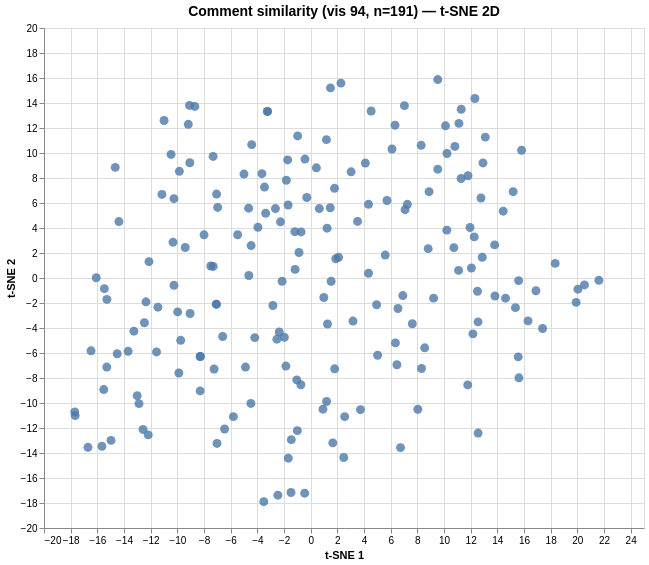

Write the Vega-Lite specification saved for this chart.
### Vega specification from a JSON file in a GitHub repository (floating-point values rounded to 4 significant figures; data arrays with more than 128 entries replaced by an {"elided": "..."} marker saying what was removed)
{"$schema": "https://vega.github.io/schema/vega/v6.json", "data": [{"name": "param_1e9efca18e7a2868_store"}, {"name": "source_0", "values": {"elided": "191 records"}}, {"name": "source_0_x_domain_dim_1", "values": [{"min": -17.7, "max": 21.62}]}, {"name": "source_0_y_domain_dim_2", "values": [{"min": -17.89, "max": 15.87}]}], "signals": [{"name": "unit", "value": {}, "on": [{"events": "pointermove", "update": "isTuple(group()) ? group() : unit"}]}, {"name": "param_1e9efca18e7a2868", "update": "vlSelectionResolve(\"param_1e9efca18e7a2868_store\", \"union\")"}, {"name": "param_1e9efca18e7a2868_dim_1", "on": [{"events": [{"source": "view", "type": "dblclick"}], "update": "null"}, {"events": {"signal": "param_1e9efca18e7a2868_translate_delta"}, "update": "panLinear(param_1e9efca18e7a2868_translate_anchor.extent_x, -param_1e9efca18e7a2868_translate_delta.x / width)"}, {"events": {"signal": "param_1e9efca18e7a2868_zoom_delta"}, "update": "zoomLinear(domain(\"x\"), param_1e9efca18e7a2868_zoom_anchor.x, param_1e9efca18e7a2868_zoom_delta)"}]}, {"name": "param_1e9efca18e7a2868_dim_2", "on": [{"events": [{"source": "view", "type": "dblclick"}], "update": "null"}, {"events": {"signal": "param_1e9efca18e7a2868_translate_delta"}, "update": "panLinear(param_1e9efca18e7a2868_translate_anchor.extent_y, param_1e9efca18e7a2868_translate_delta.y / height)"}, {"events": {"signal": "param_1e9efca18e7a2868_zoom_delta"}, "update": "zoomLinear(domain(\"y\"), param_1e9efca18e7a2868_zoom_anchor.y, param_1e9efca18e7a2868_zoom_delta)"}]}, {"name": "param_1e9efca18e7a2868_tuple", "on": [{"events": [{"signal": "param_1e9efca18e7a2868_dim_1 || param_1e9efca18e7a2868_dim_2"}], "update": "param_1e9efca18e7a2868_dim_1 && param_1e9efca18e7a2868_dim_2 ? {unit: \"\", fields: param_1e9efca18e7a2868_tuple_fields, values: [param_1e9efca18e7a2868_dim_1,param_1e9efca18e7a2868_dim_2]} : null"}]}, {"name": "param_1e9efca18e7a2868_tuple_fields", "value": [{"field": "dim_1", "channel": "x", "type": "R"}, {"field": "dim_2", "channel": "y", "type": "R"}]}, {"name": "param_1e9efca18e7a2868_translate_anchor", "value": {}, "on": [{"events": [{"source": "scope", "type": "pointerdown"}], "update": "{x: x(unit), y: y(unit), extent_x: domain(\"x\"), extent_y: domain(\"y\")}"}]}, {"name": "param_1e9efca18e7a2868_translate_delta", "value": {}, "on": [{"events": [{"source": "window", "between": [{"source": "scope", "type": "pointerdown"}, {"source": "window", "type": "pointerup"}], "type": "pointermove", "consume": true}], "update": "{x: param_1e9efca18e7a2868_translate_anchor.x - x(unit), y: param_1e9efca18e7a2868_translate_anchor.y - y(unit)}"}]}, {"name": "param_1e9efca18e7a2868_zoom_anchor", "on": [{"events": [{"source": "scope", "type": "wheel", "consume": true}], "update": "{x: invert(\"x\", x(unit)), y: invert(\"y\", y(unit))}"}]}, {"name": "param_1e9efca18e7a2868_zoom_delta", "on": [{"events": [{"source": "scope", "type": "wheel", "consume": true}], "update": "pow(1.001, event.deltaY * pow(16, event.deltaMode))", "force": true}]}, {"name": "param_1e9efca18e7a2868_modify", "on": [{"events": {"signal": "param_1e9efca18e7a2868_tuple"}, "update": "modify(\"param_1e9efca18e7a2868_store\", param_1e9efca18e7a2868_tuple, true)"}]}], "marks": [{"type": "symbol", "name": "marks", "from": {"data": "source_0"}, "encode": {"update": {"fill": {"value": "#4c78a8"}, "x": {"field": "dim_1", "scale": "x"}, "shape": {"value": "circle"}, "tooltip": {"signal": "{\"Comment #\": format(datum[\"index\"], \"\"), \"Comment\": isValid(datum[\"comment\"]) ? datum[\"comment\"] : \"\"+datum[\"comment\"]}"}, "opacity": {"value": 0.8}, "size": {"value": 80}, "y": {"field": "dim_2", "scale": "y"}}}, "style": ["circle"], "interactive": true, "clip": true}], "scales": [{"name": "x", "type": "linear", "domain": [{"signal": "(data(\"source_0_x_domain_dim_1\")[0] || {}).min"}, {"signal": "(data(\"source_0_x_domain_dim_1\")[0] || {}).max"}], "range": [0, {"signal": "width"}], "nice": true, "domainRaw": {"signal": "param_1e9efca18e7a2868[\"dim_1\"]"}, "zero": true}, {"name": "y", "type": "linear", "domain": [{"signal": "(data(\"source_0_y_domain_dim_2\")[0] || {}).min"}, {"signal": "(data(\"source_0_y_domain_dim_2\")[0] || {}).max"}], "range": [{"signal": "height"}, 0], "domainRaw": {"signal": "param_1e9efca18e7a2868[\"dim_2\"]"}, "nice": true, "zero": true}], "axes": [{"scale": "x", "tickCount": {"signal": "ceil(width/40)"}, "maxExtent": 0, "domain": false, "grid": true, "gridScale": "y", "zindex": 0, "ticks": false, "minExtent": 0, "labels": false, "orient": "bottom", "aria": false}, {"scale": "y", "orient": "left", "aria": false, "domain": false, "gridScale": "x", "maxExtent": 0, "zindex": 0, "minExtent": 0, "ticks": false, "grid": true, "tickCount": {"signal": "ceil(height/40)"}, "labels": false}, {"scale": "x", "orient": "bottom", "grid": false, "title": "t-SNE 1", "labelFlush": true, "labelOverlap": true, "tickCount": {"signal": "ceil(width/40)"}, "zindex": 0}, {"scale": "y", "grid": false, "orient": "left", "title": "t-SNE 2", "labelOverlap": true, "tickCount": {"signal": "ceil(height/40)"}, "zindex": 0}], "title": {"text": "Comment similarity (vis 94, n=191) — t-SNE 2D", "frame": "group", "fontSize": 14}, "padding": 5, "width": 600, "height": 500, "background": "white", "style": "cell"}
